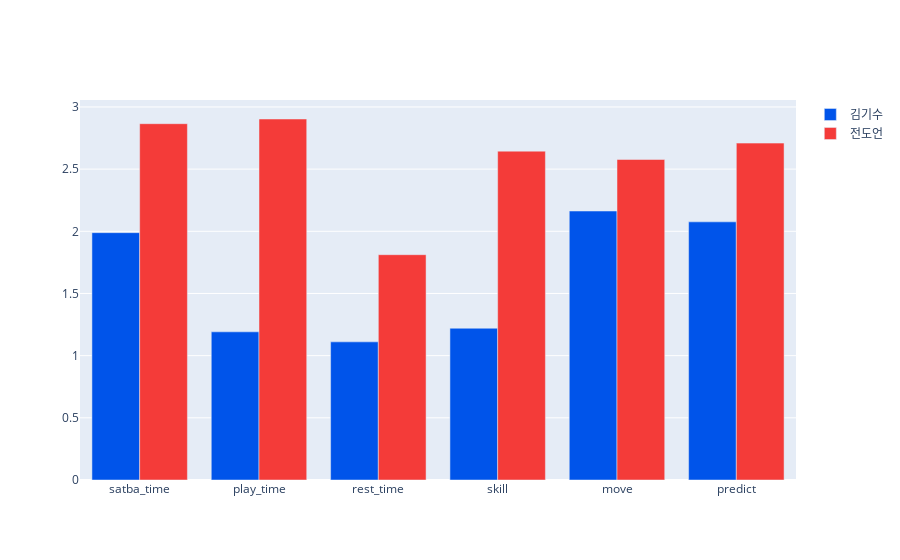

Notebook code cell kept with this figure:
### Code cell
fig = go.Figure()

fig.add_trace(
    go.Bar(x=df_t.index, y=df_t['김기수'], name="김기수",
          marker=dict(color = '#0054EA'))
)

fig.add_trace(
    go.Bar(x=df_t.index, y=df_t['전도언'], name="전도언",
          marker=dict(color = '#F43B39'))
)

fig.show()

### Figure 1 — Plotly figure (JSON) as saved in the notebook; plotly's stock layout.template omitted (floating-point values rounded to 4 significant figures)
{"data": [{"marker": {"color": "#0054EA"}, "name": "김기수", "type": "bar", "x": ["satba_time", "play_time", "rest_time", "skill", "move", "predict"], "y": [1.989, 1.192, 1.111, 1.221, 2.163, 2.076]}, {"marker": {"color": "#F43B39"}, "name": "전도언", "type": "bar", "x": ["satba_time", "play_time", "rest_time", "skill", "move", "predict"], "y": [2.865, 2.903, 1.812, 2.645, 2.578, 2.709]}], "layout": {"autosize": true, "xaxis": {"autorange": true, "range": [-0.5, 5.5], "type": "category"}, "yaxis": {"autorange": true, "range": [0, 3.056], "type": "linear"}}}
